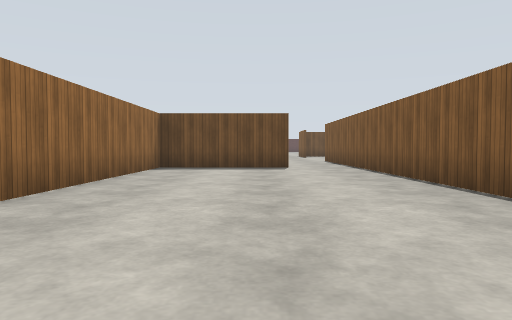
view 1 (above)

24 first-person views from a walk through a world built for the Gazebo simulator. The camera is 0.94 m above the floor, tilts 2° down and sees 70° across. The floor is counted in squares, 2 m on a side. Each view is taken from the middle of a square. On the plan, view 1 faces up. The plan holds only what a view shows up to about 9 squares ahead; the rest is blank. Simple patterns stand in for the simulator's built-in surfaces.

view 2
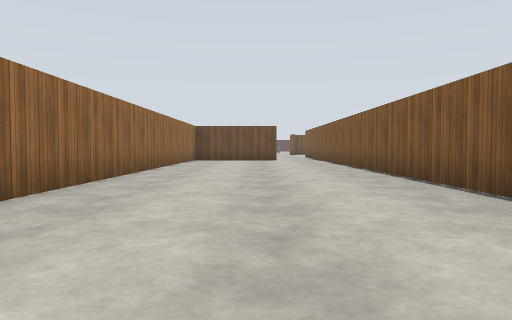

view 3
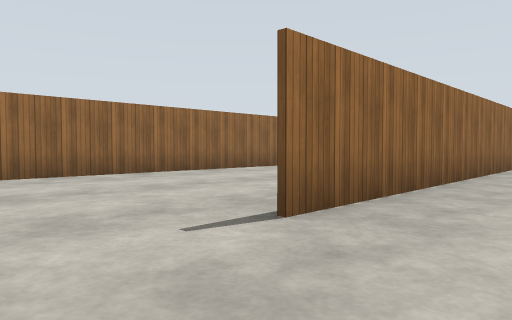

view 4
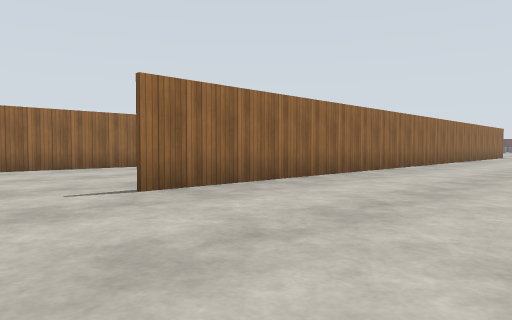

view 5
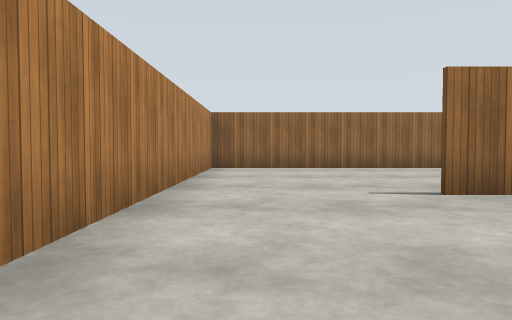

view 6
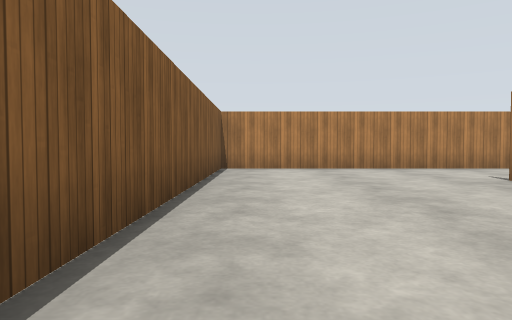

view 7
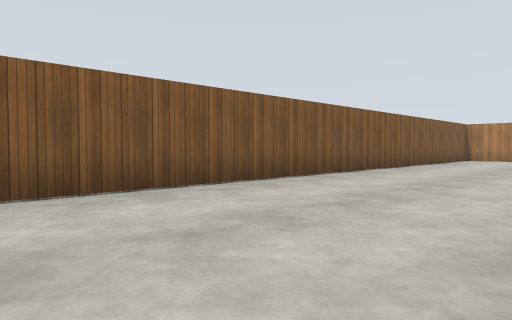

view 8
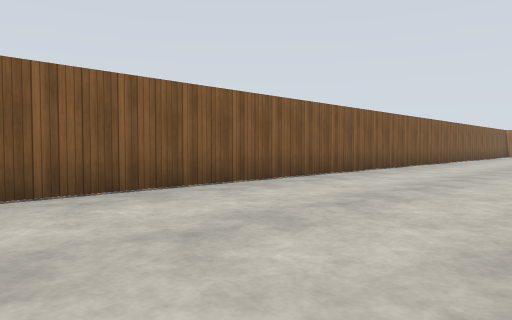

view 9
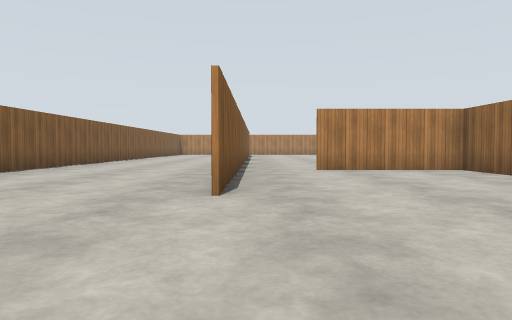

view 10
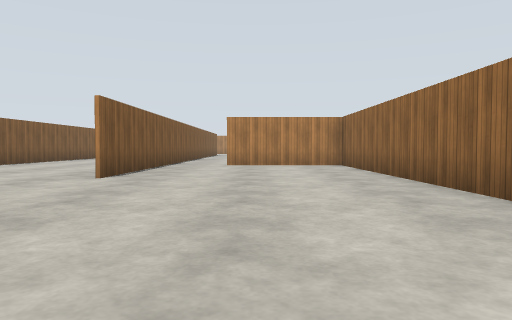

view 11
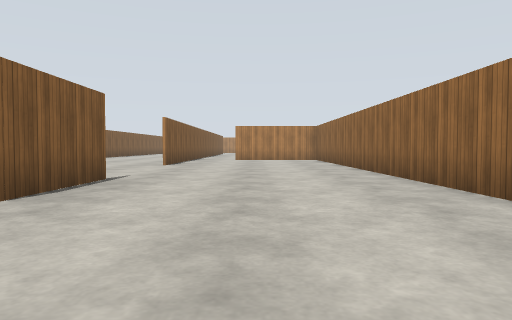

view 12
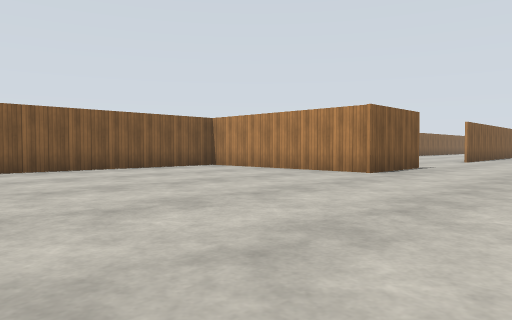

view 13
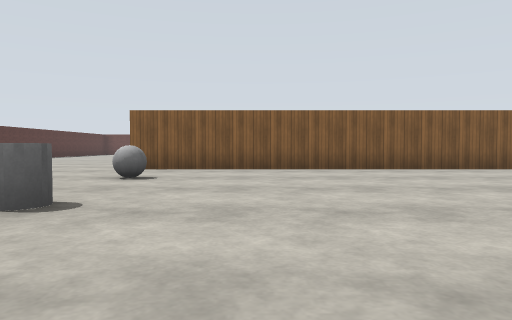

view 14
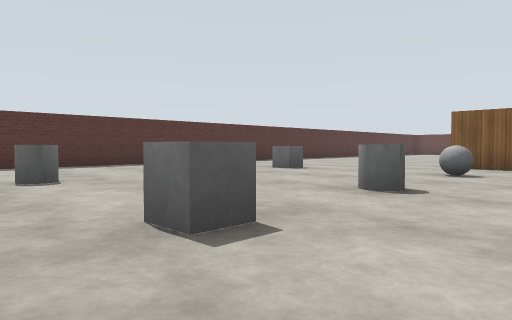

view 15
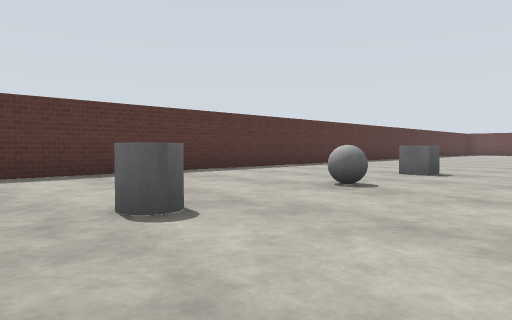

view 16
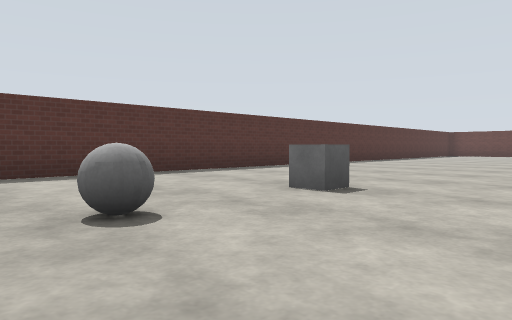

view 17
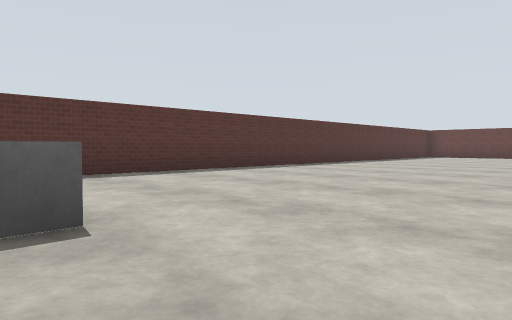

view 18
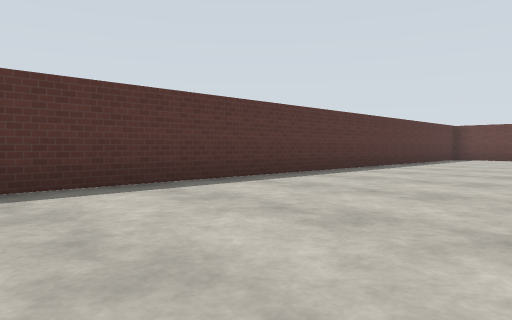

view 19
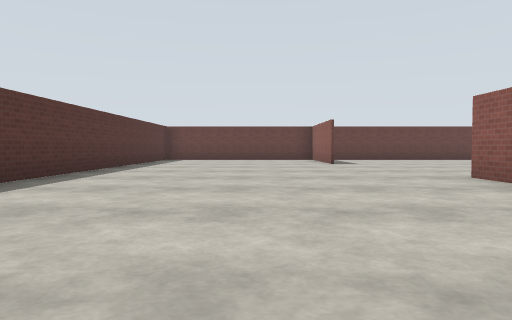

view 20
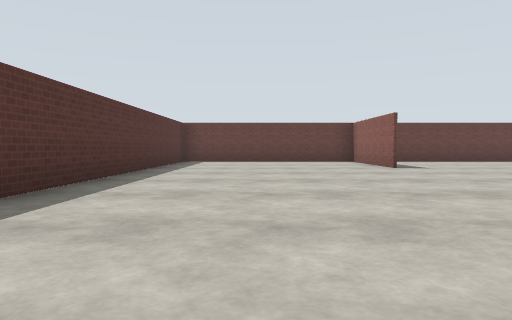

view 21
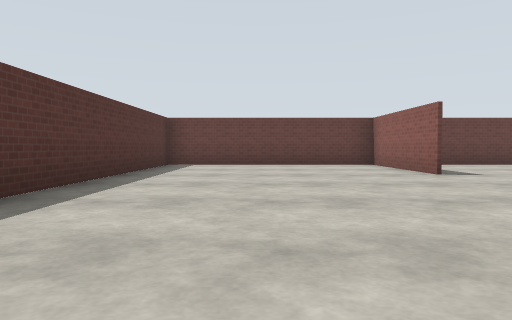

view 22
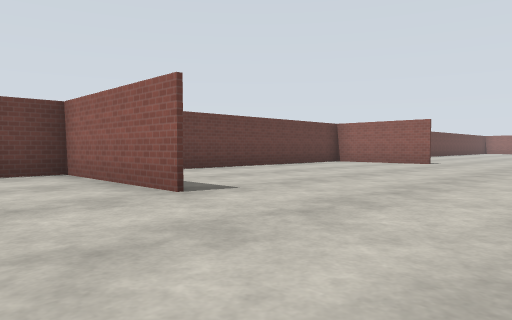

view 23
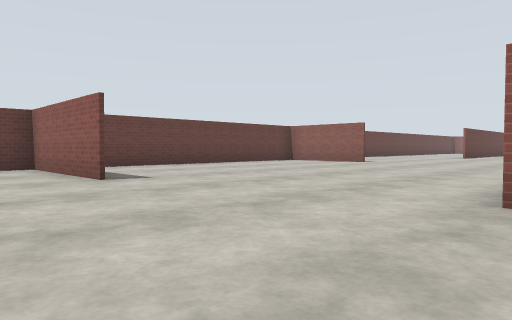

view 24
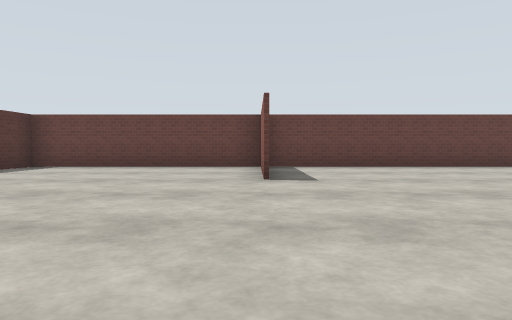

### Floor plan
Points are (right, up) in squares from view 1. A wall is a line through its corners. A room is listed if a view was taken in it or the views show most of it. See-through windows are left out.
Room 1 (views 1, 2)
walls: (2.4, -1.8) (2.4, 8.6); (-2.2, 7.9) (-2.2, -7) (2.5, -7); (0.9, 8.5) (-2.2, 8.5)
ways out: opening at (1, 8) to room 2; opening at (2, -5.5) to room 2
Room 2 (views 3, 4, 5, 6, 7, 8, 9, 10, 11, 12, 13, 14, 15, 16, 17, 18, 19, 20, 21, 22, 23, 24)
walls: (6.8, 20) (6.8, 28.7); (2.4, 16.5) (2.4, 18.8) (5.7, 18.9); (-2.2, 18.9) (-2.2, 7.9); (12.7, 28.7) (13.7, 28.7); (2.4, 8.6) (2.4, 12.5); (-2.2, 8.5) (0.8, 8.5); (18.2, 29.9) (21.7, 29.9) (21.7, 35.3) (-1, 35.3); (21.7, 23.9) (21.7, 29.7); (2.4, 3.2) (2.4, -4.2); (2.5, -7) (6.8, -7) (6.8, 12.4)
ways out: opening at (1, 8) to room 1; opening at (2, -5.5) to room 1
objects: grey box (-1, 28); grey cylinder (-1, 32); grey cylinder (2, 28); grey ball (2, 31); grey ball (4, 28); grey box (5, 31)

Where each view was taken, in squares from view 1:
view 1: 0 up, 0 right, facing up
view 2: 5 down, 0 right, facing up
view 3: 6 down, 4 right, facing up-left
view 4: 6 down, 6 right, facing up-left
view 5: 6 down, 6 right, facing left
view 6: 1 up, 6 right, facing down
view 7: 7 up, 3 right, facing down-right
view 8: 13 up, 3 right, facing down-right
view 9: 16 up, 2 right, facing down
view 10: 18 up, 0 right, facing down
view 11: 22 up, 0 right, facing down
view 12: 25 up, 1 left, facing down-right
view 13: 26 up, 1 left, facing right
view 14: 26 up, 2 left, facing up-right
view 15: 29 up, 2 left, facing up-right
view 16: 29 up, 1 right, facing up-right
view 17: 29 up, 4 right, facing up-right
view 18: 31 up, 7 right, facing up-right
view 19: 32 up, 8 right, facing right
view 20: 33 up, 10 right, facing right
view 21: 33 up, 12 right, facing right
view 22: 32 up, 15 right, facing down-right
view 23: 32 up, 13 right, facing down-right
view 24: 30 up, 13 right, facing right
